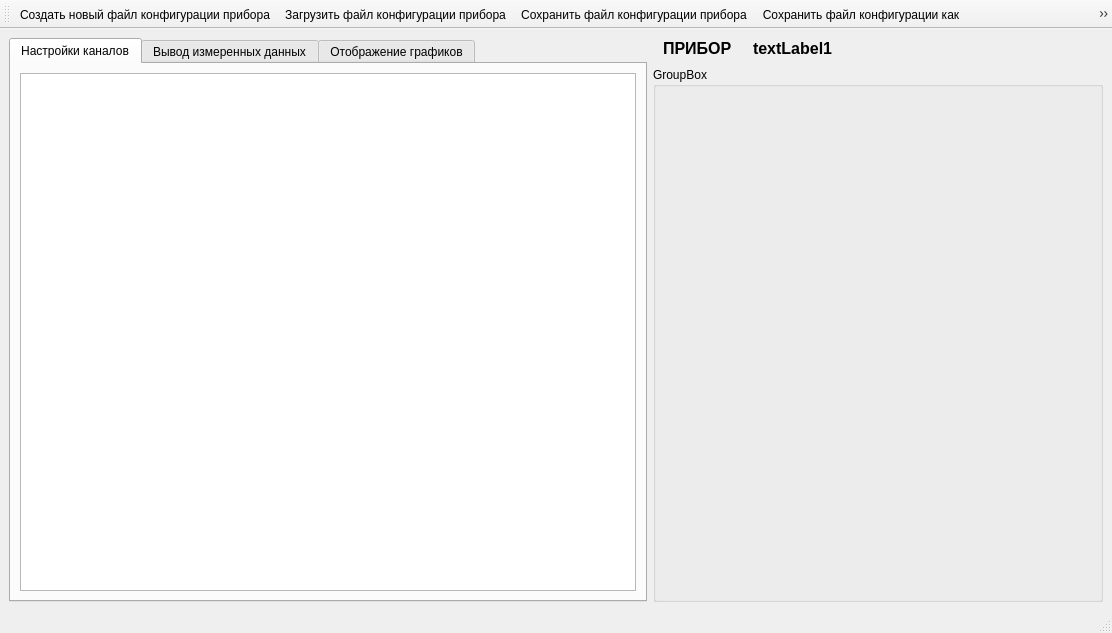
<?xml version="1.0" encoding="UTF-8"?>
<ui version="4.0">
 <class>MainWindow</class>
 <widget class="QMainWindow" name="MainWindow">
  <property name="geometry">
   <rect>
    <x>0</x>
    <y>0</y>
    <width>1112</width>
    <height>633</height>
   </rect>
  </property>
  <property name="windowTitle">
   <string>IM View</string>
  </property>
  <property name="windowIcon">
   <iconset resource="resurc.qrc">
    <normaloff>:/img/IM_48_blue.png</normaloff>:/img/IM_48_blue.png</iconset>
  </property>
  <widget class="QWidget" name="centralwidget">
   <layout class="QGridLayout" name="gridLayout">
    <item row="0" column="0" rowspan="2">
     <widget class="QTabWidget" name="tabWidget">
      <property name="currentIndex">
       <number>0</number>
      </property>
      <widget class="QWidget" name="tab">
       <attribute name="title">
        <string>Настройки каналов</string>
       </attribute>
       <layout class="QGridLayout" name="gridLayout_2">
        <item row="0" column="0">
         <widget class="QTableView" name="tableView"/>
        </item>
       </layout>
      </widget>
      <widget class="QWidget" name="tab_2">
       <attribute name="title">
        <string>Вывод измеренных данных</string>
       </attribute>
      </widget>
      <widget class="QWidget" name="tab_3">
       <attribute name="title">
        <string>Отображение графиков</string>
       </attribute>
      </widget>
     </widget>
    </item>
    <item row="0" column="1">
     <widget class="QWidget" name="widget" native="true">
      <property name="minimumSize">
       <size>
        <width>0</width>
        <height>23</height>
       </size>
      </property>
      <property name="maximumSize">
       <size>
        <width>16777215</width>
        <height>23</height>
       </size>
      </property>
      <widget class="QLabel" name="label">
       <property name="geometry">
        <rect>
         <x>10</x>
         <y>0</y>
         <width>81</width>
         <height>21</height>
        </rect>
       </property>
       <property name="font">
        <font>
         <pointsize>12</pointsize>
         <weight>75</weight>
         <bold>true</bold>
        </font>
       </property>
       <property name="text">
        <string>ПРИБОР</string>
       </property>
      </widget>
      <widget class="QLabel" name="label_2">
       <property name="geometry">
        <rect>
         <x>100</x>
         <y>0</y>
         <width>351</width>
         <height>21</height>
        </rect>
       </property>
       <property name="font">
        <font>
         <pointsize>12</pointsize>
         <weight>75</weight>
         <bold>true</bold>
        </font>
       </property>
       <property name="text">
        <string>textLabel1</string>
       </property>
      </widget>
     </widget>
    </item>
    <item row="1" column="1">
     <widget class="QGroupBox" name="groupBox">
      <property name="minimumSize">
       <size>
        <width>450</width>
        <height>0</height>
       </size>
      </property>
      <property name="maximumSize">
       <size>
        <width>450</width>
        <height>16777215</height>
       </size>
      </property>
      <property name="title">
       <string>GroupBox</string>
      </property>
     </widget>
    </item>
   </layout>
  </widget>
  <widget class="QMenuBar" name="menubar">
   <property name="geometry">
    <rect>
     <x>0</x>
     <y>0</y>
     <width>1112</width>
     <height>29</height>
    </rect>
   </property>
  </widget>
  <widget class="QStatusBar" name="statusbar"/>
  <widget class="QToolBar" name="toolBar">
   <property name="windowTitle">
    <string>toolBar</string>
   </property>
   <attribute name="toolBarArea">
    <enum>TopToolBarArea</enum>
   </attribute>
   <attribute name="toolBarBreak">
    <bool>false</bool>
   </attribute>
   <addaction name="actionNew"/>
   <addaction name="actionLoad"/>
   <addaction name="actionSave"/>
   <addaction name="actionSaveAs"/>
   <addaction name="actionClose"/>
   <addaction name="actionPage_Setup"/>
   <addaction name="actionprint"/>
   <addaction name="separator"/>
   <addaction name="actionRead"/>
   <addaction name="actionSave_2"/>
   <addaction name="separator"/>
   <addaction name="actionPLUS"/>
   <addaction name="actionMINUS"/>
   <addaction name="separator"/>
  </widget>
  <action name="actionLoad">
   <property name="icon">
    <iconset theme="document-open">
     <normaloff>.</normaloff>.</iconset>
   </property>
   <property name="text">
    <string>Загрузить файл конфигурации прибора</string>
   </property>
   <property name="toolTip">
    <string>Открыть файл конфигурации прибора</string>
   </property>
   <property name="shortcut">
    <string>Ctrl+O</string>
   </property>
   <property name="visible">
    <bool>true</bool>
   </property>
   <property name="shortcutVisibleInContextMenu">
    <bool>true</bool>
   </property>
  </action>
  <action name="actionNew">
   <property name="icon">
    <iconset theme="document-new">
     <normaloff>.</normaloff>.</iconset>
   </property>
   <property name="text">
    <string>Создать новый файл конфигурации прибора</string>
   </property>
   <property name="toolTip">
    <string>Создать новый файл конфигурации прибора</string>
   </property>
   <property name="shortcut">
    <string>Ctrl+N</string>
   </property>
  </action>
  <action name="actionSave">
   <property name="icon">
    <iconset theme="document-save">
     <normaloff>.</normaloff>.</iconset>
   </property>
   <property name="text">
    <string>Сохранить файл конфигурации прибора</string>
   </property>
   <property name="toolTip">
    <string>Сохранить файл конфигурации прибора</string>
   </property>
  </action>
  <action name="actionRead">
   <property name="icon">
    <iconset theme="document-import">
     <normaloff>.</normaloff>.</iconset>
   </property>
   <property name="text">
    <string>Считать данные</string>
   </property>
  </action>
  <action name="actionSave_2">
   <property name="icon">
    <iconset theme="document-export">
     <normaloff>.</normaloff>.</iconset>
   </property>
   <property name="text">
    <string>Записать данные</string>
   </property>
  </action>
  <action name="actionClose">
   <property name="icon">
    <iconset resource="resurc.qrc">
     <normaloff>:/img/document-close.svg</normaloff>:/img/document-close.svg</iconset>
   </property>
   <property name="text">
    <string>Закрыть файл конфигурации прибора</string>
   </property>
   <property name="toolTip">
    <string>Закрыть файл конфигурации прибора</string>
   </property>
   <property name="shortcut">
    <string>Esc</string>
   </property>
  </action>
  <action name="actionPLUS">
   <property name="icon">
    <iconset theme="archive-insert">
     <normaloff>.</normaloff>.</iconset>
   </property>
   <property name="text">
    <string>PLUS</string>
   </property>
   <property name="toolTip">
    <string>Добавить строку</string>
   </property>
  </action>
  <action name="actionMINUS">
   <property name="icon">
    <iconset theme="archive-remove">
     <normaloff>.</normaloff>.</iconset>
   </property>
   <property name="text">
    <string>MINUS</string>
   </property>
   <property name="toolTip">
    <string>Удалить строку</string>
   </property>
  </action>
  <action name="action">
   <property name="icon">
    <iconset theme="document-new">
     <normaloff>.</normaloff>.</iconset>
   </property>
   <property name="text">
    <string>Создать новый файл конфигурации прибора</string>
   </property>
   <property name="toolTip">
    <string>Создать новый файл конфигурации прибора</string>
   </property>
   <property name="shortcut">
    <string>Ctrl+N</string>
   </property>
  </action>
  <action name="actionHelp">
   <property name="icon">
    <iconset theme="help-contents">
     <normaloff>.</normaloff>.</iconset>
   </property>
   <property name="text">
    <string>Руководство пользователя</string>
   </property>
   <property name="shortcut">
    <string>F1</string>
   </property>
  </action>
  <action name="actionAbout">
   <property name="icon">
    <iconset resource="resurc.qrc">
     <normaloff>:/img/IM_24_blue.png</normaloff>:/img/IM_24_blue.png</iconset>
   </property>
   <property name="text">
    <string>О программе</string>
   </property>
  </action>
  <action name="action_4">
   <property name="icon">
    <iconset theme="configure">
     <normaloff>.</normaloff>.</iconset>
   </property>
   <property name="text">
    <string>Настройки</string>
   </property>
   <property name="shortcut">
    <string>Ctrl+Shift+Return</string>
   </property>
  </action>
  <action name="action_5">
   <property name="icon">
    <iconset theme="document-open">
     <normaloff>.</normaloff>.</iconset>
   </property>
   <property name="text">
    <string>Открыть файл конфигурации прибора</string>
   </property>
   <property name="shortcut">
    <string>Ctrl+O</string>
   </property>
  </action>
  <action name="action_7">
   <property name="icon">
    <iconset theme="archive-remove">
     <normaloff>.</normaloff>.</iconset>
   </property>
   <property name="text">
    <string>Удалить строку</string>
   </property>
   <property name="shortcut">
    <string>Ctrl+R</string>
   </property>
  </action>
  <action name="action_9">
   <property name="icon">
    <iconset theme="document-close">
     <normaloff>.</normaloff>.</iconset>
   </property>
   <property name="text">
    <string>Закрыть файл конфигурации прибора</string>
   </property>
   <property name="toolTip">
    <string>Закрыть файл конфигурации прибора</string>
   </property>
   <property name="shortcut">
    <string>Ctrl+W</string>
   </property>
  </action>
  <action name="actionExit">
   <property name="icon">
    <iconset theme="application-exit">
     <normaloff>.</normaloff>.</iconset>
   </property>
   <property name="text">
    <string>Выход</string>
   </property>
   <property name="shortcut">
    <string>Ctrl+Q</string>
   </property>
  </action>
  <action name="actionprint">
   <property name="icon">
    <iconset theme="document-print">
     <normaloff>.</normaloff>.</iconset>
   </property>
   <property name="text">
    <string>Печать файла конфигурации прибора</string>
   </property>
   <property name="toolTip">
    <string>Печать файла конфигурации прибора</string>
   </property>
  </action>
  <action name="actionPage_Setup">
   <property name="icon">
    <iconset theme="document-print-preview">
     <normaloff>.</normaloff>.</iconset>
   </property>
   <property name="text">
    <string>Просмотр предварительной печати</string>
   </property>
   <property name="toolTip">
    <string>Просмотр предварительной печати</string>
   </property>
  </action>
  <action name="action_6">
   <property name="icon">
    <iconset theme="document-save">
     <normaloff>.</normaloff>.</iconset>
   </property>
   <property name="text">
    <string>Сохранить файл конфигурации прибора</string>
   </property>
   <property name="shortcut">
    <string>Ctrl+S</string>
   </property>
  </action>
  <action name="action_8">
   <property name="icon">
    <iconset theme="document-print-preview">
     <normaloff>.</normaloff>.</iconset>
   </property>
   <property name="text">
    <string>Просмотр предварительной печати</string>
   </property>
   <property name="shortcut">
    <string>Ctrl+Shift+P</string>
   </property>
  </action>
  <action name="action_10">
   <property name="icon">
    <iconset theme="document-print">
     <normaloff>.</normaloff>.</iconset>
   </property>
   <property name="text">
    <string>Печать конфигурации прибора</string>
   </property>
   <property name="shortcut">
    <string>Ctrl+P</string>
   </property>
  </action>
  <action name="action_13">
   <property name="icon">
    <iconset theme="archive-insert">
     <normaloff>.</normaloff>.</iconset>
   </property>
   <property name="text">
    <string>Добавить строку</string>
   </property>
   <property name="shortcut">
    <string>Ctrl+A</string>
   </property>
  </action>
  <action name="actionSaveAs">
   <property name="icon">
    <iconset theme="document-save-as"/>
   </property>
   <property name="text">
    <string>Сохранить файл конфигурации как</string>
   </property>
   <property name="toolTip">
    <string>Сохранить файл конфигурации как</string>
   </property>
   <property name="shortcut">
    <string>Ctrl+Shift+S</string>
   </property>
  </action>
  <action name="actionNastr">
   <property name="icon">
    <iconset theme="configure"/>
   </property>
   <property name="text">
    <string>настройки</string>
   </property>
   <property name="toolTip">
    <string>настройки</string>
   </property>
   <property name="shortcut">
    <string>Alt+F12</string>
   </property>
  </action>
 </widget>
 <resources>
  <include location="resurc.qrc"/>
 </resources>
 <connections/>
</ui>
